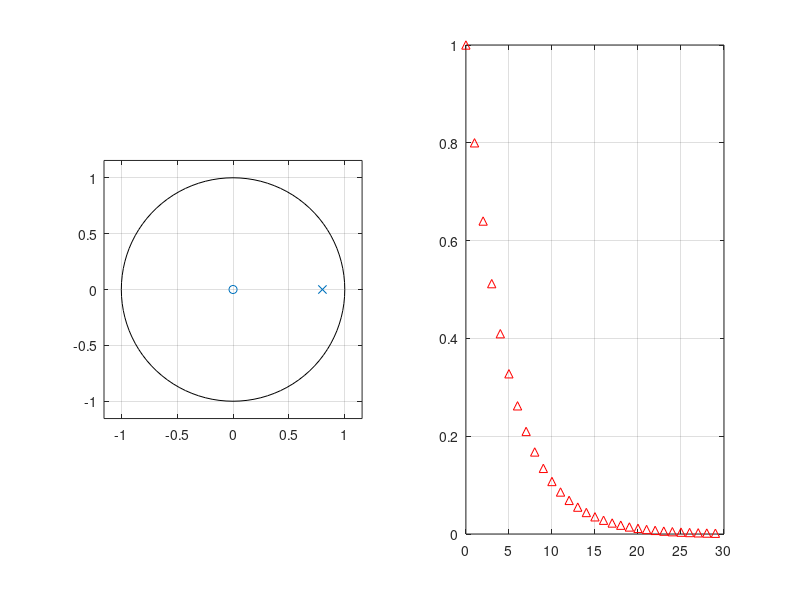
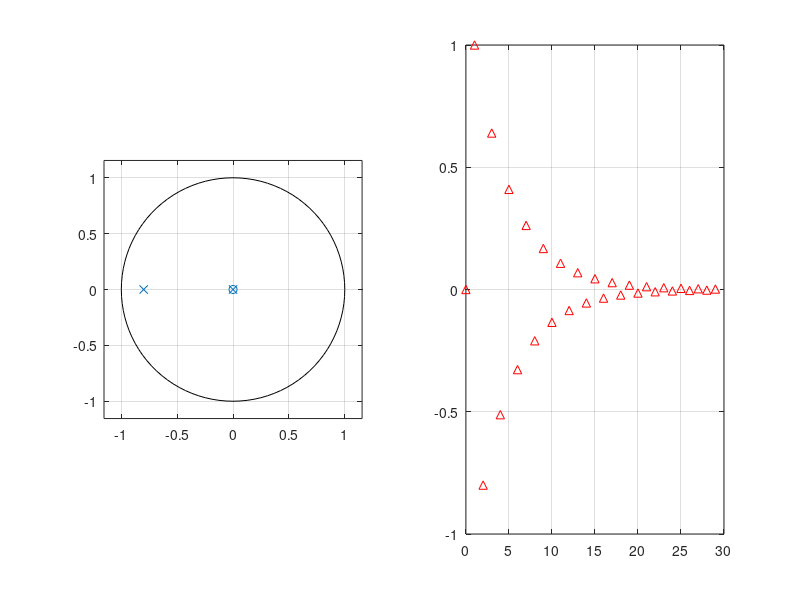
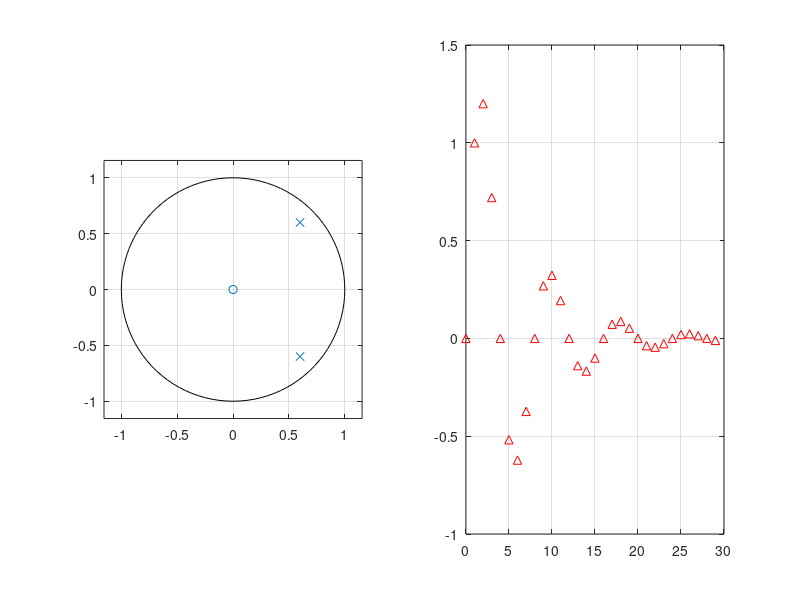
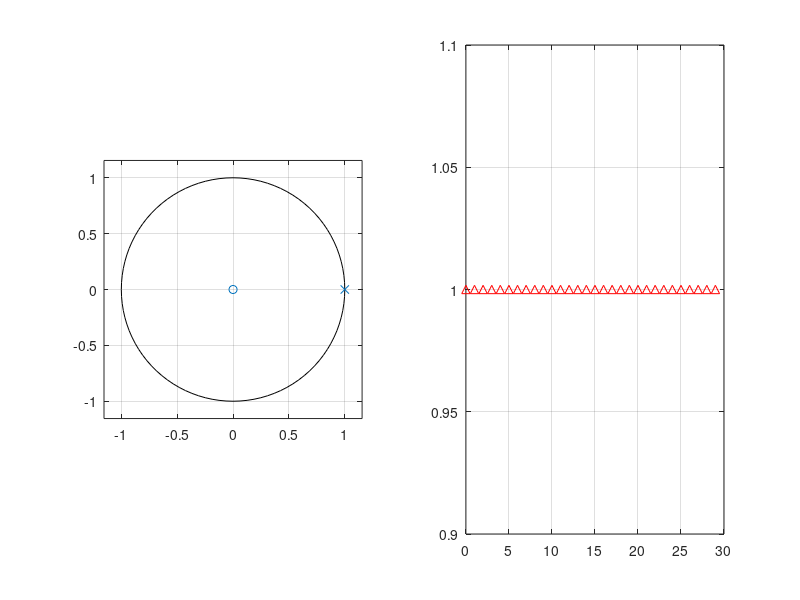

These figures' MATLAB source, in order:
clc;
clear;

% B = [18];
% A = [18, 3,-4,1];
% [R,P,K] = residuez(B,A);

% B = [1,0.32];
% A = [1,1,0.16];
% [R,P,K] = tf2zp(B,A);
% zplane(B,A);

% b1 = [1,0];
% a1 = [1,-0.8];
% subplot(121);
% zplane(b1,a1);
% subplot(122);
% impz(b1,a1,30);
% grid on;


%3.2.4
% b = [1,-0.96,0.9028];
% a = [1,-1.56,0.8109];
% [H,w] = freqz(b,a,400,'whole');
% Hm = abs(H);
% Hp = angle(H);
% 
% subplot(211);
% plot(w,Hm);
% grid on;
% 
% subplot(212);
% plot(w,Hp);
% grid on;

%(1)
b1 = [1,0];
a1 = [1,-0.8];
subplot(121);
zplane(b1,a1);
subplot(122);
impz(b1,a1,30);
grid on;
figure;

%(2)
b2 = [0,1,0];
a2 = [1,0.8];
subplot(121);
zplane(b2,a2);
subplot(122);
impz(b2,a2,30);
grid on;
figure;

%(3)
b3 = [0,1,0];
a3 = [1,-1.2,0.72];
subplot(121);
zplane(b3,a3);
subplot(122);
impz(b3,a3,30);
grid on;
figure;

%(4)
b4 = [1,0];
a4 = [1,-1];
subplot(121);
zplane(b4,a4);
subplot(122);
impz(b4,a4,30);
grid on;
figure;

%(5)
b5 = [0,1,0];
a5 = [1,-0.6,1];
subplot(121);
zplane(b5,a5);
subplot(122);
impz(b5,a5,30);
grid on;
figure;

%(6)
b6 = [1,0];
a6= [1,-1.2];
subplot(121);
zplane(b6,a6);
subplot(122);
impz(b6,a6,30);
grid on;
figure;

%(7)
b7 = [0,1,0];
a7 = [1,-2,1.36];
subplot(121);
zplane(b7,a7);
subplot(122);
impz(b7,a7,30);
grid on;
